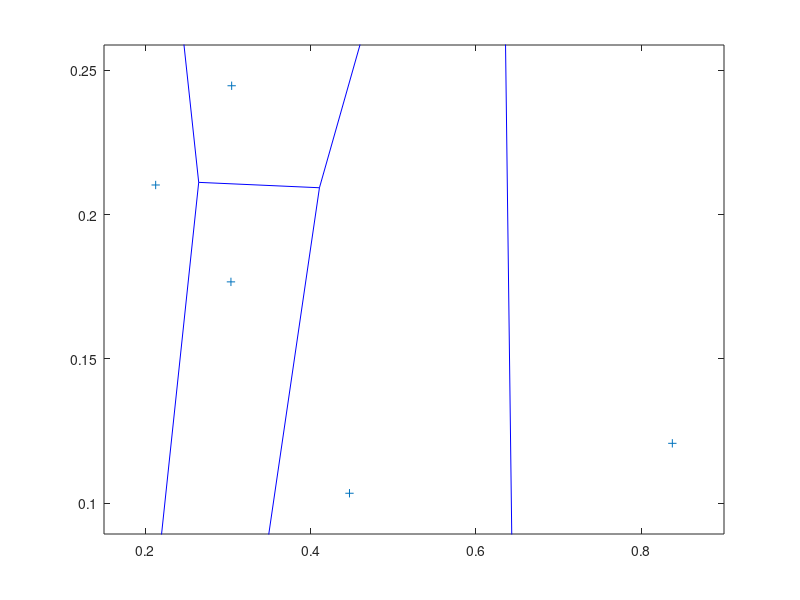

Recreate this plot in MATLAB. (Note: this script raises an error after producing the figure.)
P=rand(5,2);
t = delaunay ( P(:,1), P(:,2) );
xs = rand ( 10, 1 );
ys = rand ( 10, 1 );
voronoi ( P(:,1), P(:,2), t )
hold on
k(1:10,1) = dsearch ( P(:,1), P(:,2), t, xs, ys );
 count(1:5) = accumarray ( k, ones(10,1) );
      centroid(1,1:5) = accumarray ( k, xs );
      centroid(2,1:5) = accumarray ( k, ys );

    
      for i = 1 : 10
        j = k(i);
        count(j) = count(j) + 1;
        centroid(1,j) = centroid(1,j) + xs(i);
        centroid(2,j) = centroid(2,j) + ys(i);
      end
%  plot(centroid(1,1:5),centroid(2,1:5))
   
